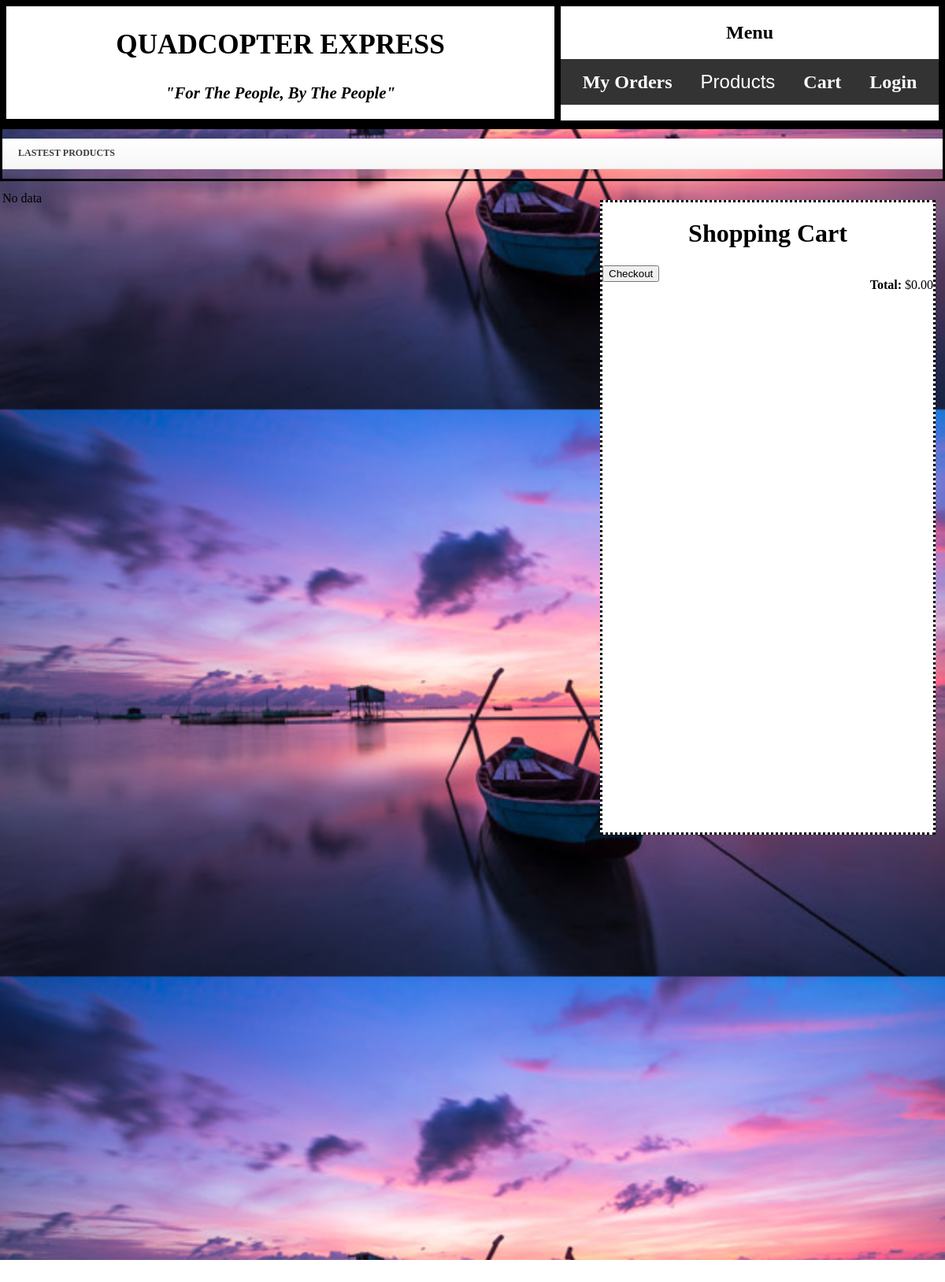
Page /QM.php on the earlier database version.
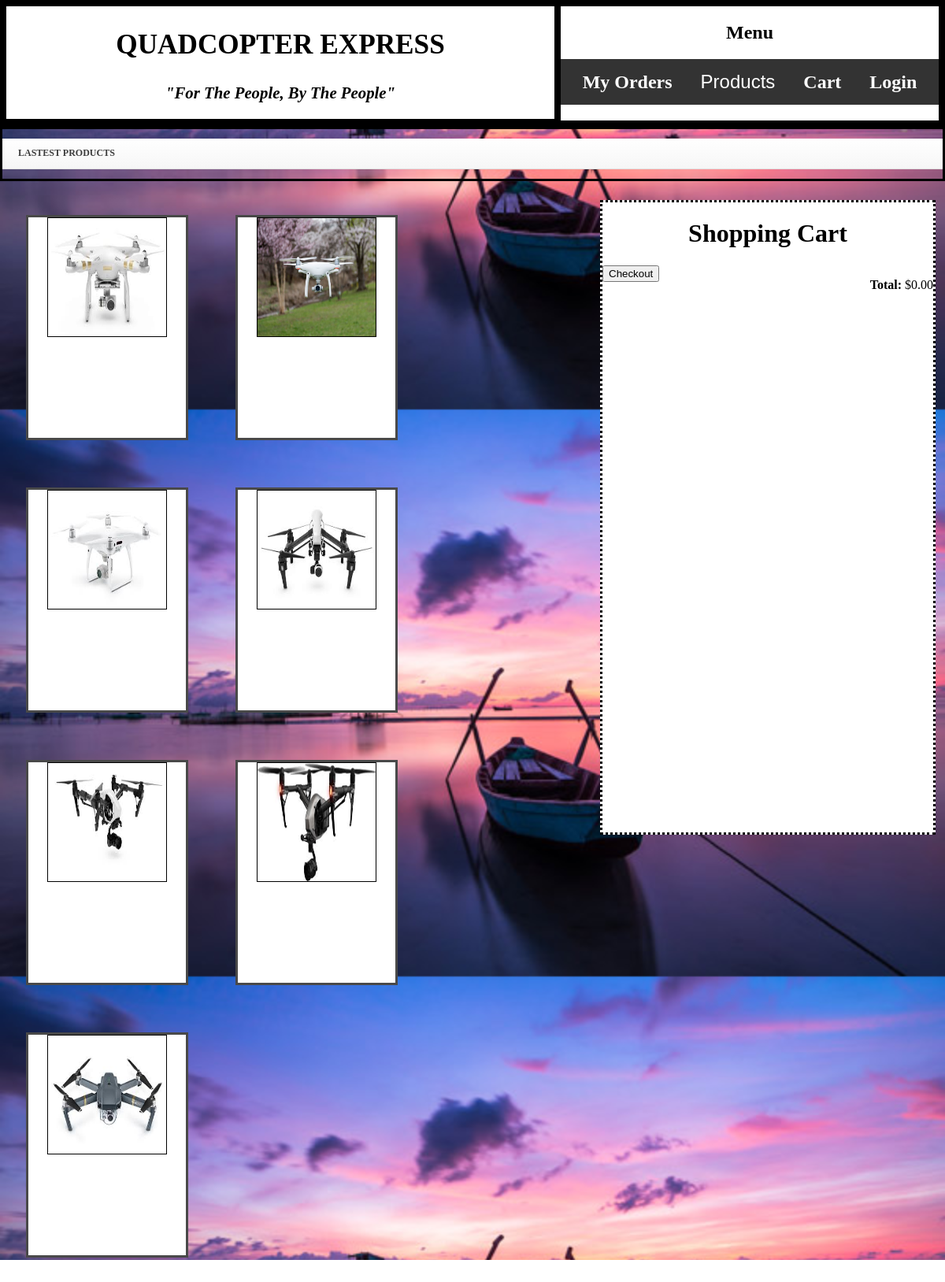
Same page on the later database version.
### tables this page shows
CREATE TABLE `products` (
  `sku` varchar(4) NOT NULL DEFAULT '',
  `model` varchar(13) DEFAULT NULL,
  `vendor` varchar(3) DEFAULT NULL,
  `operator` varchar(6) DEFAULT NULL,
  `size` int(3) DEFAULT NULL,
  `weight` int(4) DEFAULT NULL,
  `flight_time` int(2) DEFAULT NULL,
  `range` int(1) DEFAULT NULL,
  `msrp` int(4) DEFAULT NULL,
  `Quanity` int(11) NOT NULL,
  `speed` int(2) DEFAULT NULL,
  `gimbal` varchar(6) DEFAULT NULL,
  `video` varchar(8) DEFAULT NULL,
  `camera` varchar(7) DEFAULT NULL,
  `feature` varchar(17) DEFAULT NULL,
  `image` varchar(17) DEFAULT NULL
);

### QM.php (the view, shortened to what this page needs)
<?php
  include 'database.php';
?>
<html lang="en">
<head>
  <link rel="stylesheet" href="css/QM.css">
</head>
<div class="parallax">
<body>
  <header>
    <nav>
      <div class="LeftTopBox">
        <h1 id="header_Title">QUADCOPTER EXPRESS</h1>
        <h3 id="sub_Title1">"For The People, By The People"</h3>
      </div>
      <div class="RightTopBox">
        <h1>Menu<h1>
         <div class="scrollmenu">
           <a href="purchase_history.php">My Orders</a>
           <div class="dropdown">
              <button onclick="myFunction()" class="dropbtn">Products</button>
          </div>
           <a href="#contact">Cart</a>
           <a href="loginRegister.php">Login</a>
        </div>
      </div>
    </nav>
  </header>
    <div id="left">
        <h3>Lastest products</h3>
        <ul id="products">
              <?php
                 $result1 = mysqli_query($connect,"SELECT * FROM Products");
                 if (mysqli_num_rows($result1) > 0 )
                 {
                  while($row = $result1->fetch_assoc()) {
                      echo "<li><form action='QMP.php' method='post'>";
                      echo "<a href='#' onclick='this.parentNode.submit()'class='item' id='".$row["sku"]."' draggable='true'>";
                      echo "<img src='img/".$row["image"]."' />";
                      echo "</a></form></li>";
                  }
              } else {
                  echo "No data";
              }
              ?>
        </ul>
    </div>
    <div id="right">
      <div id="cart">
        <form method='post' action='QMProcess.php'>
          <h1>Shopping Cart</h1>
          <p id="total"><strong>Total:</strong> $<span>0.00</span></p>
          <input type="submit" value="Checkout">
        </form>
      </div>
    </div>
</body>
</div>
</html>

Differences in the rows shown:
added products: image (picture)
added products: image (picture)
added products: image (picture)
added products: image (picture)
added products: image (picture)
added products: image (picture)
added products: image (picture)
Other differences:
text no longer shown: "No data"
